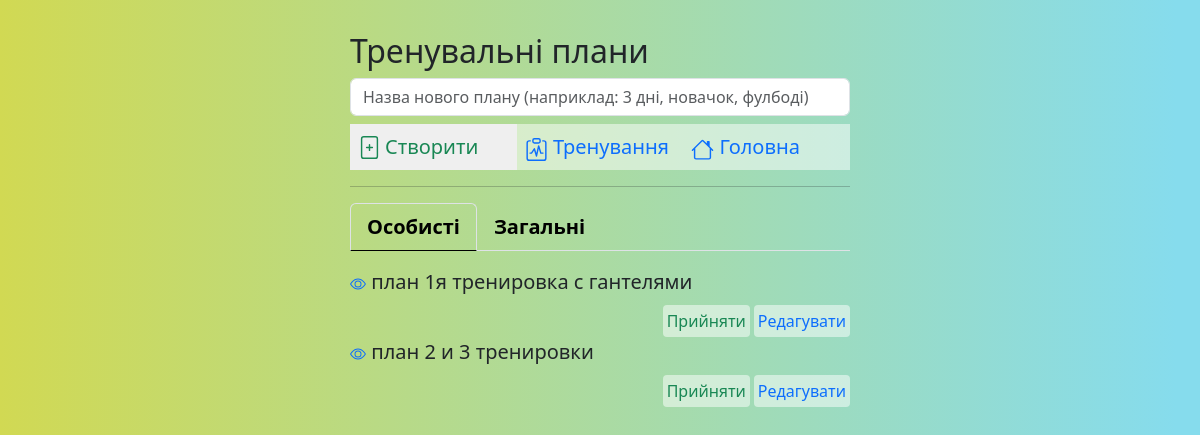
/plans_all (signed in), run on the app's committed database.
### _models.py (models this page shows, shortened)
class User(db.Model, UserMixin):
    __tablename__ = 'users'
    id = db.Column(db.Integer, primary_key=True)
    name = db.Column(db.String(80), nullable=False, unique=True)
    password = db.Column(db.String(80), nullable=False)
    role = db.Column(db.String(80), nullable=False, default='user')
    email = db.Column(db.String(80), unique=True, nullable=False)
    language = db.Column(db.String(20), default='EN')
    preferences = db.Column(db.Text, default=[])
    date_registration = Column(db.DateTime)
    date_last_activity = Column(db.DateTime)
    trainings = relationship('UserTraining', back_populates='user')

class Plan(db.Model):
    __tablename__ = 'plans'
    id = db.Column(db.Integer, primary_key=True)
    name = db.Column(db.String, default='New Plan')
    local_names = db.Column(db.Text)
    owner = db.Column(db.String, default='Admin')
    img = db.Column(db.Text)
    trainings = relationship('Training', secondary='plan_trainings', back_populates='plans')

### main.py (the view)
@app.route('/plans_all', methods=['POST', 'GET'])
@login_required
def plans_all():
    languages = config.LANGUAGES
    conditions = or_(Plan.owner == current_user.name, Plan.owner == 'admin')
    plans = Plan.query.filter(conditions).all()
    plan_ids = [plan.id for plan in plans]
    plan_trainings = Plan_Trainings.query.filter(Plan_Trainings.plan_id.in_(plan_ids)).all()
    trainings_ids = [plan_training.training_id for plan_training in plan_trainings]
    trains = Training.query.filter(Training.training_id.in_(trainings_ids)).all()
    trainings_in_plan = {}  # {plan: [trains], ...}
    plans_local_names = {} # {plan: local_name}
    json_trainings_in_plan = []
    for plan in plans:
        plans_local_names[plan] = json.loads(plan.local_names) if plan.local_names is not None else {lang: '' for lang in languages}
        trainings_in_plan[plan] = []
        for plan_train in plan_trainings:
            for train in trains:
                if train.training_id == plan_train.training_id and plan_train.plan_id == plan.id:
                    train_time = 0
                    ex_loc_names_user_lang = []
                    for exercise in train.exercises:
                        te = TrainingExercise.query.filter_by(training_id=train.training_id, exercise_id=exercise.exercise_id).first()
                        train_time += te.sets * exercise.time_per_set
                        ex_loc_names = json.loads(exercise.localized_name)
                        ex_loc_name = ex_loc_names[current_user.language]
                        ex_loc_names_user_lang.append(ex_loc_name)
                    train_local_names = json.loads(train.local_names) if train.local_names is not None else {current_user.language: train.name}
                    train_local_name = train_local_names[current_user.language]
                    trainings_in_plan[plan].append([train_local_name, train_time, ex_loc_names_user_lang])
    for plan in plans:
        json_trainings_in_plan.append((plan.id, plan.name, plan.owner, plan.local_names, trainings_in_plan[plan]))
    return render_template('plans_all.html', trainings_in_plan=trainings_in_plan, plans_local_names=plans_local_names)

### _logic.py (called while the page is built)
def load_localization_dict():
    phrases = Localization.query.all()
    phrases_list = {}
    for phrase in phrases:
        translations_dict = json.loads(phrase.translations)
        phrases_list[phrase.key] = translations_dict
    return phrases_list

### main.py (called while the page is built)
@login_manager.user_loader
def load_user(user_id):
    return User.query.get(int(user_id))

@app.context_processor
def inject_local_dict():
    local_dict = load_localization_dict()
    return {'local_dict': local_dict}

### templates/plans_all.html (shortened to what this page needs)
{% extends 'base.html' %}
{% block body %}
<div class="account-block pt-3">
    <div class="mt-3">
        <h2>
            {{local_dict['Training plans'][current_user.language]}}
        </h2>
    </div>
        <form action="/plan_new/0" method="post">
            <div class=" mb-2">
                <input type="text" name="plan_name" id="plan_name" class="form-control" placeholder="{{local_dict['new plan placeholder'][current_user.language]}}" required>
            </div>
            <div class="mb-2 d-flex">
                <div class="account-item fs-5 flex-grow-1 m-0 p-0 text-truncate">
                    <button type="submit" class="submit-no-border text-success d-flex str-link p-2">
                        {{local_dict['Create'][current_user.language]}}
                    </button>
                </div>
                <div class="account-item fs-5 m-0 p-0 text-truncate">
                     <a href="/new_train" class="str-link link-underline link-underline-opacity-0 p-2">
                         {{local_dict['Workouts'][current_user.language]}}
                     </a>
                </div>
                <div class="account-item fs-5 m-0 p-0 text-truncate">
                     <a href="/" class="str-link link-underline link-underline-opacity-0 p-2">
                         {{local_dict['Main'][current_user.language]}}
                     </a>
                </div>
            </div>
        </form>
        <hr>
        <ul class="nav nav-tabs mb-3 fs-5 fw-semibold" id="pills-tab" role="tablist">
                <li class="nav-item" role="presentation">
                    <button class="nav-link active" id="user_plans_tab" data-bs-toggle="pill" data-bs-target="#user_plans" type="button" role="tab" aria-controls="user_plans" aria-selected="true">
                        {{local_dict['Personal'][current_user.language]}}
                    </button>
                </li>
                <li class="nav-item" role="presentation">
                    <button class="nav-link" id="common_tab_tab" data-bs-toggle="pill" data-bs-target="#common_plans" type="button" role="tab" aria-controls="common_plans" aria-selected="false">
                        {{local_dict['General'][current_user.language]}}
                    </button>
                </li>
        </ul>
        <div class="tab-content" id="tabContent">
            <div class="tab-pane fade show active" id="user_plans" role="tabpanel" aria-labelledby="user_plans_tab" tabindex="0">
                {% for plan, trains in trainings_in_plan.items() %}
                {% if plan.owner == current_user.name %}
                    <div class="row">
                            <div class="fs-5  mb-2 text-truncate">
                                <a class="link-underline link-underline-opacity-0" data-bs-toggle="collapse" href="#collapse_user_plan{{plan.id}}" role="button" aria-expanded="false" aria-controls="collapse_user_plan{{plan.id}}">
                                    <span class="text-dark">{{plan.name}}</span>
                                </a>
                            </div>
                            <div class="d-flex justify-content-end">
                                <div class="mx-1">
                                    <a href="/assign_training/{{plan.id}}" class="btn-personal str-link p-1 rounded-1 link-underline link-underline-opacity-0 text-success">
                                        {{local_dict['Accept'][current_user.language]}}
                                    </a>
                                </div>
                                <div class="mx-0">
                                    {% if plan.owner == current_user.name %}
                                        <a href="/plan_new/{{plan.id}}" class="btn-personal str-link p-1 rounded-1 link-underline link-underline-opacity-0 text-primary">
                                            {{local_dict['Edit'][current_user.language]}}
                                        </a>
                                    {% endif %}
                                </div>
                            </div>
                    </div>
                {% endif %}
                {% endfor %}
            </div>
        </div>
</div>
{% endblock %}

### static/css/main.css (style rules this page uses)
body { background-image: linear-gradient(90deg, rgba(2,0,36,1) 0%, rgba(209,217,83,1) 0%, rgba(134,220,237,1) 98%); background-size: cover; background-repeat: no-repeat; background-attachment: fixed; }
.nav-link.active { background-color: rgba(0, 0, 0, 0.2); }
.str-link { display: inline-block; width: 100%; height: 100%; }
.nav-tabs .nav-item .nav-link { color: black; }
.nav-tabs .nav-item .nav-link.active { background-color: rgba(255,255,240, 0); border-bottom: solid black; border-width: 1px; }
.account-block { position: absolute; top: 0; left: 0; width:100%; max-width: 500px; left: 50%; transform: translateX(-50%); }
.account-item { width: 100%; background-color: rgba(255,255,255, 0.5); margin: 3px; padding: 7px; border: none; }
.btn-personal { background-color: rgba(255,255,255, 0.5); border: none; }
.submit-no-border { border: none; }

### data on the page
User: language "Тренувальні плани", plan_name "Назва нового плану (наприклад: 3 дні, новачок, фулбоді)", language "Створити", language "Тренування", language "Головна", language "Особисті", language "Загальні", language "Прийняти", language "Редагувати"
Plan: name "план 1я тренировка с гантелями"
Plan: name "план 2 и 3 тренировки"
